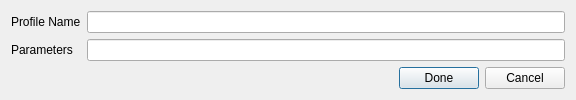
<?xml version="1.0" encoding="UTF-8"?>
<ui version="4.0">
 <class>addParBook</class>
 <widget class="QDialog" name="addParBook">
  <property name="windowModality">
   <enum>Qt::WindowModal</enum>
  </property>
  <property name="geometry">
   <rect>
    <x>0</x>
    <y>0</y>
    <width>576</width>
    <height>100</height>
   </rect>
  </property>
  <property name="minimumSize">
   <size>
    <width>576</width>
    <height>100</height>
   </size>
  </property>
  <property name="maximumSize">
   <size>
    <width>576</width>
    <height>100</height>
   </size>
  </property>
  <property name="windowTitle">
   <string>Save quick profile - Nmapsi4</string>
  </property>
  <property name="windowIcon">
   <iconset resource="../../mainwin.qrc">
    <normaloff>:/images/icons/128x128/nmapsi4.png</normaloff>:/images/icons/128x128/nmapsi4.png</iconset>
  </property>
  <layout class="QVBoxLayout" name="verticalLayout_2">
   <item>
    <layout class="QGridLayout" name="gridLayout">
     <item row="0" column="0">
      <widget class="QLabel" name="label">
       <property name="text">
        <string>Profile Name</string>
       </property>
      </widget>
     </item>
     <item row="0" column="1">
      <widget class="QLineEdit" name="lineProfileName"/>
     </item>
     <item row="1" column="0">
      <widget class="QLabel" name="label_2">
       <property name="text">
        <string>Parameters</string>
       </property>
      </widget>
     </item>
     <item row="1" column="1">
      <widget class="QLineEdit" name="lineProfilePar"/>
     </item>
    </layout>
   </item>
   <item>
    <layout class="QHBoxLayout" name="horizontalLayout">
     <item>
      <spacer name="horizontalSpacer">
       <property name="orientation">
        <enum>Qt::Horizontal</enum>
       </property>
       <property name="sizeHint" stdset="0">
        <size>
         <width>40</width>
         <height>20</height>
        </size>
       </property>
      </spacer>
     </item>
     <item>
      <widget class="QPushButton" name="doneButt">
       <property name="text">
        <string>Done</string>
       </property>
       <property name="icon">
        <iconset resource="../../mainwin.qrc">
         <normaloff>:/images/images/flag_green.png</normaloff>:/images/images/flag_green.png</iconset>
       </property>
      </widget>
     </item>
     <item>
      <widget class="QPushButton" name="cancelButt">
       <property name="text">
        <string>Cancel</string>
       </property>
       <property name="icon">
        <iconset resource="../../mainwin.qrc">
         <normaloff>:/images/images/flag_red.png</normaloff>:/images/images/flag_red.png</iconset>
       </property>
      </widget>
     </item>
    </layout>
   </item>
  </layout>
 </widget>
 <resources>
  <include location="../../mainwin.qrc"/>
 </resources>
 <connections/>
</ui>
